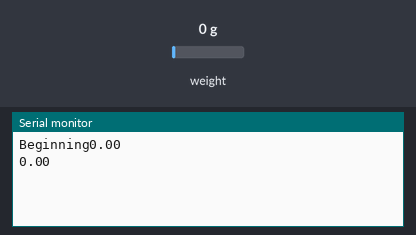
The sketch below on a simulated Arduino Uno, built with avr-gcc and run on an emulated ATmega328P. Parts: the last lines printed to the serial monitor. Inputs (shaded band) come from the test bench; at power-on: weight on the scale 0 g.

Above: at 4.8 s.
4.9 s: weight on the scale set to 100 g
At 7.9 s:
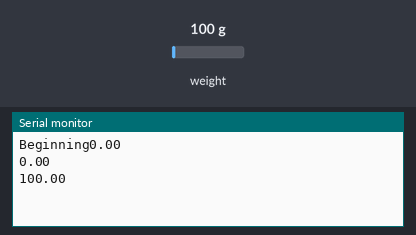
8.9 s: weight on the scale set to 1250 g
At 11.4 s:
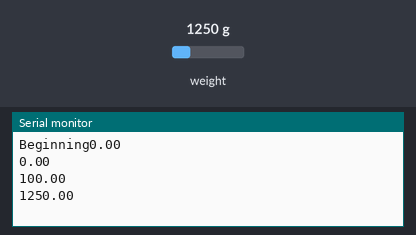
Timing chart, 0 to 12.9 s (numbered marks = the images above; inputs shaded):
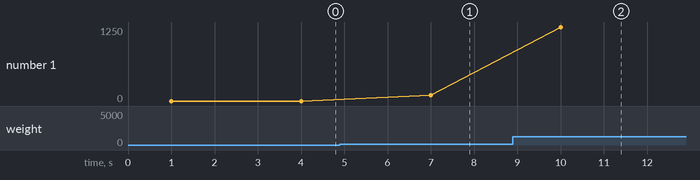

The sketch:

get_weight_basics.ino
```cpp
#include "HX711.h"

// HX711.DOUT   - pin #A1
// HX711.PD_SCK   - pin #A0

HX711 scale(A1, A0);      // parameter "gain" is ommited; the default value 128 is used by the library
/* CALIBRATING STEPS How to Calibrate Your Scale

1.  Call set_scale() with no parameter.
2.  Call tare() with no parameter.
3.  Place a known weight on the scale and call get_units(10).
4.  Divide the result in step 3 to your known weight. You should get about the parameter you need to pass to set_scale.
5.  Adjust the parameter in step 4 until you get an accurate reading.
*/

void setup()
{
  long calibration = -433593.00/20000;
  Serial.begin(9600);
  Serial.print("Beginning");
  scale.set_scale(calibration);    // instead of Calibration put a number you calculated on last program

}
void loop()
{
  float ff = getWeight();
  Serial.println(ff);
  delay(2000);
}


double getWeight(){
  scale.power_up();
  float ff=scale.get_units(10);
  scale.power_down();
  return ff;
}
```

Measured:
- after the input at 4.9 s, the serial monitor: prints a new line after 2.1 s (image 1)
- after the input at 8.9 s, the serial monitor: prints a new line after 1.1 s (image 2)
- plotted number 1: 0 → 100 after the input at 4.9 s, 100 → 1250 after the input at 8.9 s
